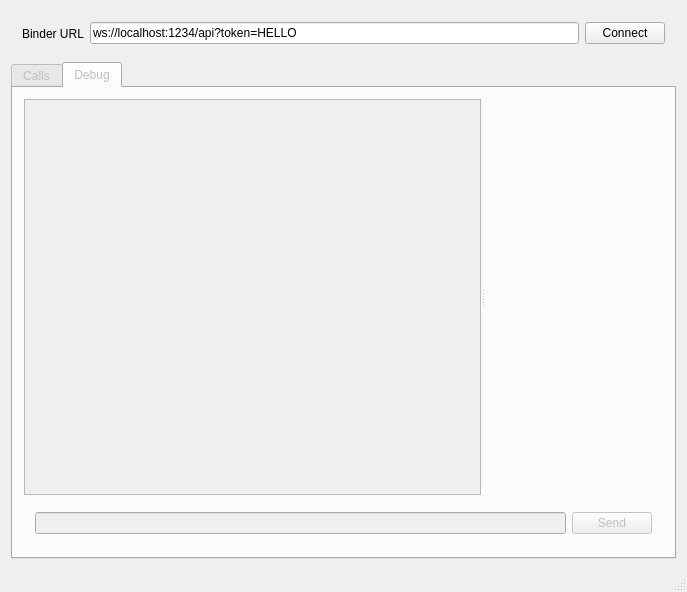
<?xml version="1.0" encoding="UTF-8"?>
<ui version="4.0">
 <class>MainWindow</class>
 <widget class="QMainWindow" name="MainWindow">
  <property name="geometry">
   <rect>
    <x>0</x>
    <y>0</y>
    <width>687</width>
    <height>592</height>
   </rect>
  </property>
  <property name="windowTitle">
   <string>Afb Websocket Client</string>
  </property>
  <widget class="QWidget" name="centralWidget">
   <layout class="QVBoxLayout" name="verticalLayout">
    <item>
     <widget class="QWidget" name="pnlConnection" native="true">
      <property name="minimumSize">
       <size>
        <width>0</width>
        <height>45</height>
       </size>
      </property>
      <property name="maximumSize">
       <size>
        <width>16777215</width>
        <height>45</height>
       </size>
      </property>
      <layout class="QHBoxLayout" name="horizontalLayout">
       <item>
        <widget class="QLabel" name="lblConnection">
         <property name="text">
          <string>Binder URL</string>
         </property>
        </widget>
       </item>
       <item>
        <widget class="QLineEdit" name="txtConnection">
         <property name="text">
          <string>ws://localhost:1234/api?token=HELLO</string>
         </property>
        </widget>
       </item>
       <item>
        <widget class="QPushButton" name="btnConnection">
         <property name="text">
          <string>Connect</string>
         </property>
        </widget>
       </item>
      </layout>
     </widget>
    </item>
    <item>
     <widget class="QTabWidget" name="tbFeatures">
      <property name="enabled">
       <bool>false</bool>
      </property>
      <property name="currentIndex">
       <number>1</number>
      </property>
      <widget class="QWidget" name="tbpCalls">
       <attribute name="title">
        <string>Calls</string>
       </attribute>
       <layout class="QVBoxLayout" name="verticalLayout_4">
        <item>
         <widget class="QSplitter" name="splitter_2">
          <property name="orientation">
           <enum>Qt::Horizontal</enum>
          </property>
          <widget class="QWidget" name="widget_2" native="true">
           <layout class="QVBoxLayout" name="verticalLayout_3">
            <item>
             <widget class="QWidget" name="widget" native="true">
              <layout class="QHBoxLayout" name="horizontalLayout_3">
               <item>
                <widget class="QComboBox" name="cbApi">
                 <property name="editable">
                  <bool>true</bool>
                 </property>
                </widget>
               </item>
               <item>
                <widget class="QComboBox" name="cbVerb">
                 <property name="editable">
                  <bool>true</bool>
                 </property>
                </widget>
               </item>
               <item>
                <widget class="QPushButton" name="btnCall">
                 <property name="minimumSize">
                  <size>
                   <width>60</width>
                   <height>0</height>
                  </size>
                 </property>
                 <property name="maximumSize">
                  <size>
                   <width>60</width>
                   <height>16777215</height>
                  </size>
                 </property>
                 <property name="text">
                  <string>Call</string>
                 </property>
                </widget>
               </item>
              </layout>
             </widget>
            </item>
            <item>
             <widget class="QsciScintilla" name="txtCallArg">
              <property name="toolTip">
               <string/>
              </property>
              <property name="whatsThis">
               <string/>
              </property>
             </widget>
            </item>
           </layout>
          </widget>
          <widget class="QsciScintilla" name="txtCallResult">
           <property name="toolTip">
            <string/>
           </property>
           <property name="whatsThis">
            <string/>
           </property>
          </widget>
         </widget>
        </item>
       </layout>
      </widget>
      <widget class="QWidget" name="tbpDebug">
       <attribute name="title">
        <string>Debug</string>
       </attribute>
       <layout class="QVBoxLayout" name="verticalLayout_2">
        <item>
         <widget class="QSplitter" name="splitter">
          <property name="orientation">
           <enum>Qt::Horizontal</enum>
          </property>
          <widget class="QListWidget" name="lstDebug"/>
          <widget class="QsciScintilla" name="txtDebug">
           <property name="toolTip">
            <string/>
           </property>
           <property name="whatsThis">
            <string/>
           </property>
          </widget>
         </widget>
        </item>
        <item>
         <widget class="QWidget" name="pnlCustomText" native="true">
          <property name="minimumSize">
           <size>
            <width>0</width>
            <height>45</height>
           </size>
          </property>
          <property name="maximumSize">
           <size>
            <width>16777215</width>
            <height>45</height>
           </size>
          </property>
          <layout class="QHBoxLayout" name="horizontalLayout_2">
           <item>
            <widget class="QLineEdit" name="txtCustomText"/>
           </item>
           <item>
            <widget class="QPushButton" name="btnCustomText">
             <property name="text">
              <string>Send</string>
             </property>
            </widget>
           </item>
          </layout>
         </widget>
        </item>
       </layout>
      </widget>
     </widget>
    </item>
   </layout>
  </widget>
  <widget class="QStatusBar" name="statusBar"/>
 </widget>
 <layoutdefault spacing="6" margin="11"/>
 <customwidgets>
  <customwidget>
   <class>QsciScintilla</class>
   <extends>QFrame</extends>
   <header>Qsci/qsciscintilla.h</header>
  </customwidget>
 </customwidgets>
 <resources/>
 <connections>
  <connection>
   <sender>txtConnection</sender>
   <signal>returnPressed()</signal>
   <receiver>btnConnection</receiver>
   <slot>click()</slot>
   <hints>
    <hint type="sourcelabel">
     <x>337</x>
     <y>30</y>
    </hint>
    <hint type="destinationlabel">
     <x>628</x>
     <y>30</y>
    </hint>
   </hints>
  </connection>
  <connection>
   <sender>txtCustomText</sender>
   <signal>returnPressed()</signal>
   <receiver>btnCustomText</receiver>
   <slot>click()</slot>
   <hints>
    <hint type="sourcelabel">
     <x>300</x>
     <y>525</y>
    </hint>
    <hint type="destinationlabel">
     <x>617</x>
     <y>525</y>
    </hint>
   </hints>
  </connection>
 </connections>
</ui>
